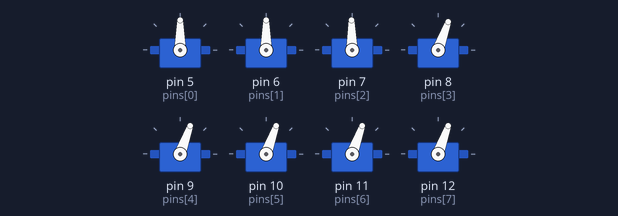
The sketch below on a simulated Arduino Uno, built with avr-gcc and run on an emulated ATmega328P. Shown: 8 × servo. What the sketch prints to the serial monitor is not drawn.

Above: at 1.57 s.
At 17.6 s:
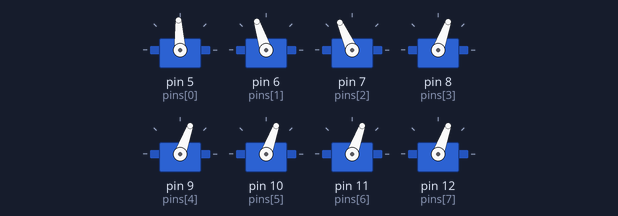
At 29.42 s:
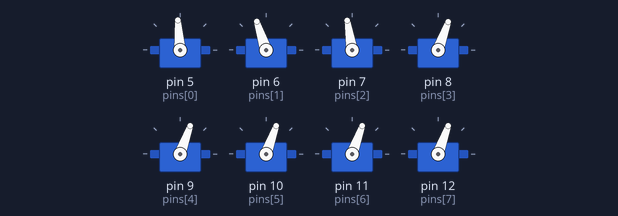
At 39.34 s:
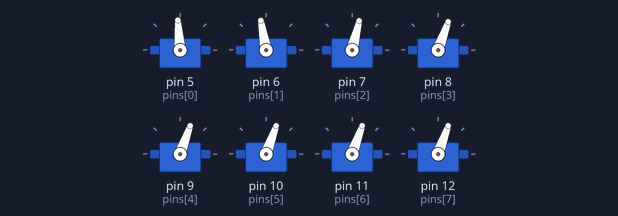
Timing chart, 0 to 40.0 s (numbered marks = the images above):
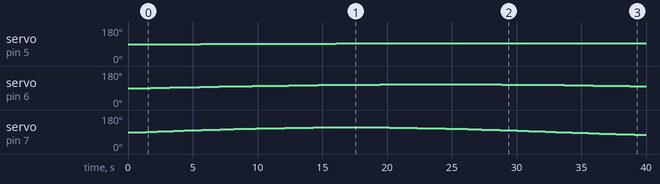

Measured:
- by itself, servo on pin 5 (pins[0]): 90° → 91° at 5.6 s, → 92° 4.9 s later, → 93° 5.6 s later, → 94° 7.5 s later
- by itself, servo on pin 6 (pins[1]): rises from 90° to 110° in 22.4 s, then falls to 99° in 15.5 s
- by itself, servo on pin 7 (pins[2]): rises from 90° to 114° in 12.9 s, then falls to 75° in 25.3 s

The sketch:

arm_scratch_patterns.ino
```cpp
/*
 * Arm Scratch Movement - Multiple Patterns
 * 8 Servos: Fingers (pins 12-8) + Arm (pins 7-5)
 *
 * Pins 12-8: Fingers (stay at rest)
 * Pin 7: Wrist Tilt
 * Pin 6: Elbow
 * Pin 5: Shoulder
 *
 * Change SCRATCH_PATTERN to switch between different movements:
 * 1 = Vertical scratch
 * 2 = Horizontal scratch
 * 3 = Circular scratch
 * 4 = Random organic movement
 */

#include <Servo.h>

// === PATTERN SELECTION ===
#define SCRATCH_PATTERN 1  // Change this: 1, 2, 3, or 4

// 8 servos total
Servo servos[8];
int pins[8] = {5, 6, 7, 8, 9, 10, 11, 12};

// Arm servos
#define SHOULDER 0  // pin 5
#define ELBOW    1  // pin 6
#define WRIST    2  // pin 7

// Finger servos - indices 3-7
#define THUMB  3
#define INDEX  4
#define MIDDLE 5
#define RING   6
#define PINKY  7

// Movement state
float angle = 0;
float speed = 0.002;

// Calibration - adjust these for your hardware
int shoulderCenter = 90;
int elbowCenter = 90;
int wristCenter = 90;

int shoulderRange = 15;
int elbowRange = 20;
int wristRange = 25;

int fingerRest = 70;

void setup() {
  Serial.begin(9600);

  for (int i = 0; i < 8; i++) {
    servos[i].attach(pins[i]);
  }

  // Set fingers to rest
  for (int i = THUMB; i <= PINKY; i++) {
    servos[i].write(fingerRest);
  }

  // Center arms
  servos[SHOULDER].write(shoulderCenter);
  servos[ELBOW].write(elbowCenter);
  servos[WRIST].write(wristCenter);

  delay(1000);

  #if SCRATCH_PATTERN == 1
    Serial.println("Pattern: VERTICAL SCRATCH");
  #elif SCRATCH_PATTERN == 2
    Serial.println("Pattern: HORIZONTAL SCRATCH");
  #elif SCRATCH_PATTERN == 3
    Serial.println("Pattern: CIRCULAR SCRATCH");
  #elif SCRATCH_PATTERN == 4
    Serial.println("Pattern: ORGANIC MOVEMENT");
  #endif
}

void loop() {
  angle += speed;
  if (angle > TWO_PI) angle -= TWO_PI;

  int shoulderPos, elbowPos, wristPos;

  #if SCRATCH_PATTERN == 1
    // ===== VERTICAL SCRATCH =====
    // Up and down motion, mainly wrist and elbow
    wristPos = wristCenter + wristRange * sin(angle);
    elbowPos = elbowCenter + elbowRange * sin(angle * 0.7);
    shoulderPos = shoulderCenter + shoulderRange * 0.3 * sin(angle * 0.5);

  #elif SCRATCH_PATTERN == 2
    // ===== HORIZONTAL SCRATCH =====
    // Side to side motion, mainly shoulder and wrist
    shoulderPos = shoulderCenter + shoulderRange * sin(angle);
    wristPos = wristCenter + wristRange * 0.6 * sin(angle * 1.2);
    elbowPos = elbowCenter + elbowRange * 0.3 * cos(angle);

  #elif SCRATCH_PATTERN == 3
    // ===== CIRCULAR SCRATCH =====
    // Coordinated circular motion
    shoulderPos = shoulderCenter + shoulderRange * cos(angle);
    wristPos = wristCenter + wristRange * sin(angle);
    elbowPos = elbowCenter + elbowRange * sin(angle * 0.5);

  #elif SCRATCH_PATTERN == 4
    // ===== ORGANIC MOVEMENT =====
    // Multiple frequencies combined for natural feel
    wristPos = wristCenter + wristRange * (sin(angle) + 0.3 * sin(angle * 2.7));
    elbowPos = elbowCenter + elbowRange * (cos(angle * 0.7) + 0.2 * sin(angle * 1.3));
    shoulderPos = shoulderCenter + shoulderRange * sin(angle * 0.4);

  #else
    // Default to centered
    shoulderPos = shoulderCenter;
    elbowPos = elbowCenter;
    wristPos = wristCenter;
  #endif

  // Write positions
  servos[SHOULDER].write(shoulderPos);
  servos[ELBOW].write(elbowPos);
  servos[WRIST].write(wristPos);

  delay(20);
}
```
